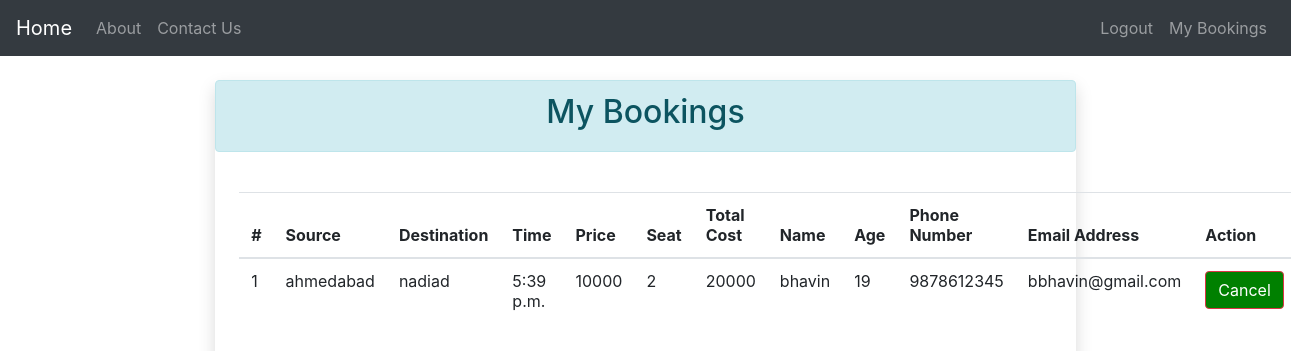
The page /app/allBookings/ (signed in) on the database its author committed.
### app/models.py (models this page shows)
class BOOKING(models.Model):
	user = models.ForeignKey(User,on_delete = models.CASCADE)
	name = models.CharField(max_length=100)
	age = models.IntegerField(default=0)
	phone = PhoneNumberField(max_length=10)
	mode_of_transport = models.CharField(max_length=10,default= " " )
	price = models.IntegerField(default=0)
	total_cost = models.IntegerField(default=0)
	seat = models.IntegerField(default=0)
	source = models.CharField(max_length=100)
	destination = models.CharField(max_length=100)
	time = models.TimeField(auto_now=True)
	email = models.EmailField()

### app/views.py (the view)
@login_required(login_url='login')
def allBookings(request):
    user = request.user
    bookings = BOOKING.objects.filter(user=user)
    return render(request,'allBookings.html',{'bookings':bookings})

### app/templates/allBookings.html
{% extends 'base.html' %}
{% block content %}
<div class="col-lg-8 mx-auto shadow p-0 mt-4">
    {% if not bookings %}
    <div class="p-4">
        <br>
        <br>
        <div class="alert alert-info text-center">
          <p class="" style="font-size: 30px;">No any booking</p>
        </div>
        <br>
        <br>
    </div>
    {% else %}
    <div class="alert alert-info">
        <h2 align="center">My Bookings </h2>
    </div>
    <div class="p-4">
        <table class="table">
            <thead>
                <tr>
                    <th>#</th>
                    <th>Source</th>
                    <th>Destination</th>
                    <th>Time </th>
                    <th>Price</th>
                    <th>Seat</th>
                    <th>Total Cost</th>
                    <th>Name</th>
                    <th>Age</th>
                    <th>Phone Number</th>
                    <th> Email Address</th>
                    <th>Action</th>
                  </tr>
            </thead>
            <tbody>
                {% for booking in bookings %}
                    <tr>
                        <td>{{forloop.counter}}</td>
                        <td>{{booking.source}}</td>
                        <td>{{booking.destination}}</td>
                        <td>{{booking.time}}</td>
                        <td>{{booking.price}}</td>
                        <td>{{booking.seat}}</td>
                        <td>{{booking.total_cost}}</td>
                        <td>{{booking.name}}</td>
                        <td>{{booking.age}}</td>
                        <td>{{booking.phone}}</td>
                        <td>{{booking.email}}</td>
                        <td>
                          <a href="/app/cancelBooking/{{booking.id}}" class="btn btn-danger" style="background-color:green ">Cancel</a>
                        </td>
                    </tr>
                {% endfor %}
            </tbody>
        </table>
    </div>
    {% endif %}
</div>
{% endblock %}

### rows shown on the page
BOOKING: source "ahmedabad", destination "nadiad", time "5:39 p.m.", price "10000", seat "2", total_cost "20000", name "bhavin", age "19", phone "9878612345", email "bbhavin@gmail.com"
